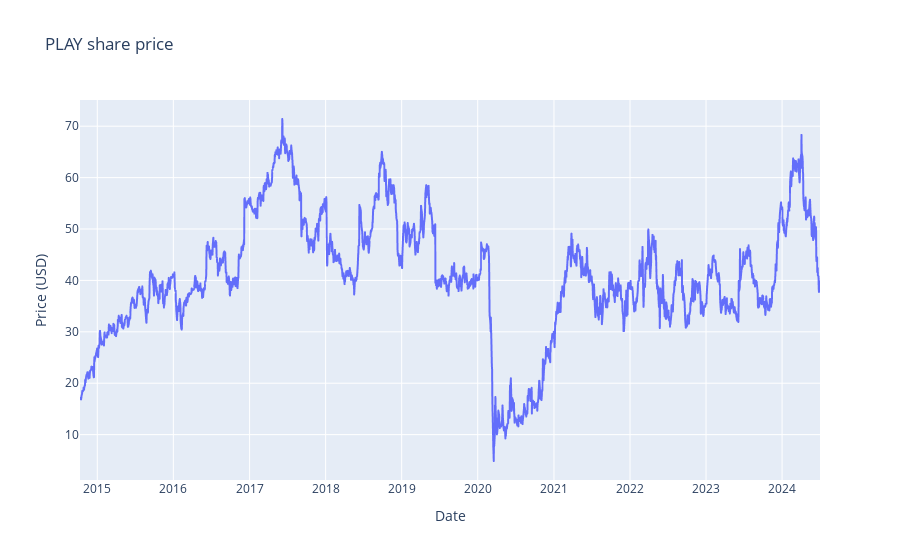

Write notebook code for a chart like this one.
### Code cell
from datetime import date
from llm_agents_introduction.tools.chart_tools import generate_daily_chart
from llm_agents_introduction.alpha_vantage import AlphaVantageService

alpha_vantage = AlphaVantageService.create()

chart = generate_daily_chart(alpha_vantage, "PLAY", date(2010, 1, 1), date(2024, 7, 1))

chart

### Figure 1 — Plotly figure (JSON) as saved in the notebook; plotly's stock layout.template omitted (floating-point values rounded to 4 significant figures; data arrays with more than 128 entries replaced by an {"elided": "..."} marker saying what was removed)
{"data": [{"hovertemplate": "Date=%{x}<br>Price (USD)=%{y}<extra></extra>", "legendgroup": "", "line": {"color": "#636efa", "dash": "solid"}, "marker": {"symbol": "circle"}, "mode": "lines", "name": "", "showlegend": false, "type": "scattergl", "x": {"elided": "2446 str values"}, "xaxis": "x", "y": {"elided": "2446 float values"}, "yaxis": "y"}], "layout": {"legend": {"tracegroupgap": 0}, "title": {"text": "PLAY share price"}, "xaxis": {"anchor": "y", "domain": [0, 1], "title": {"text": "Date"}}, "yaxis": {"anchor": "x", "domain": [0, 1], "title": {"text": "Price (USD)"}}}}
